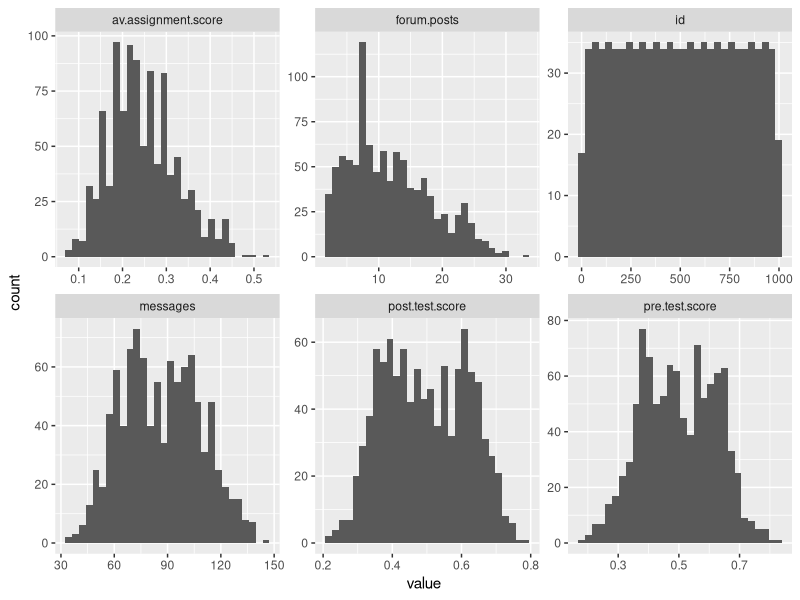
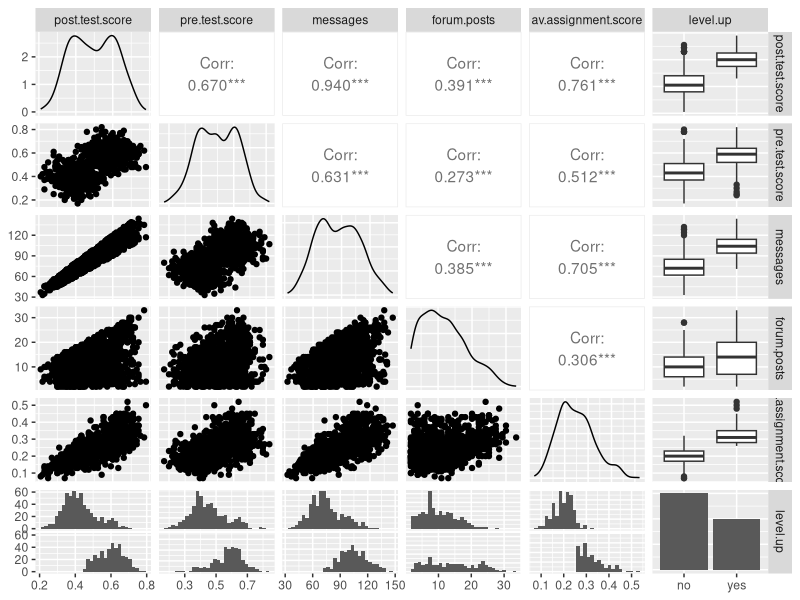
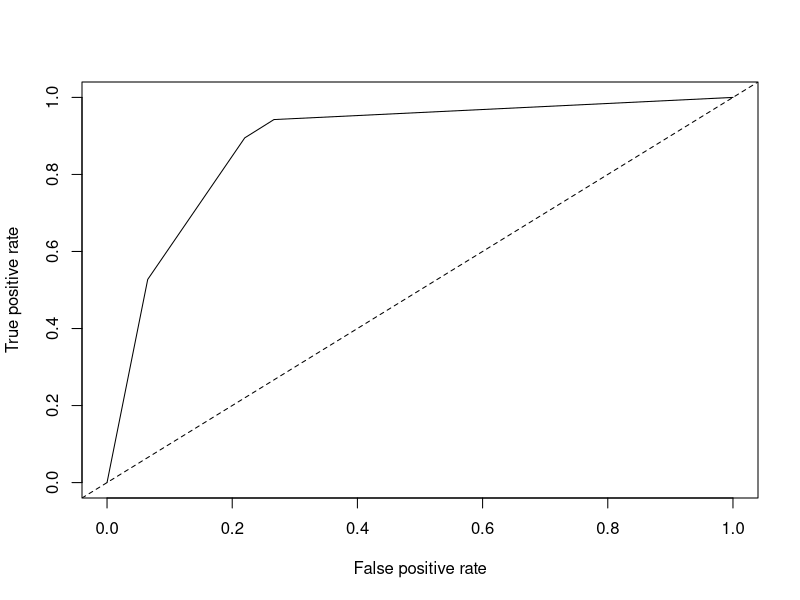
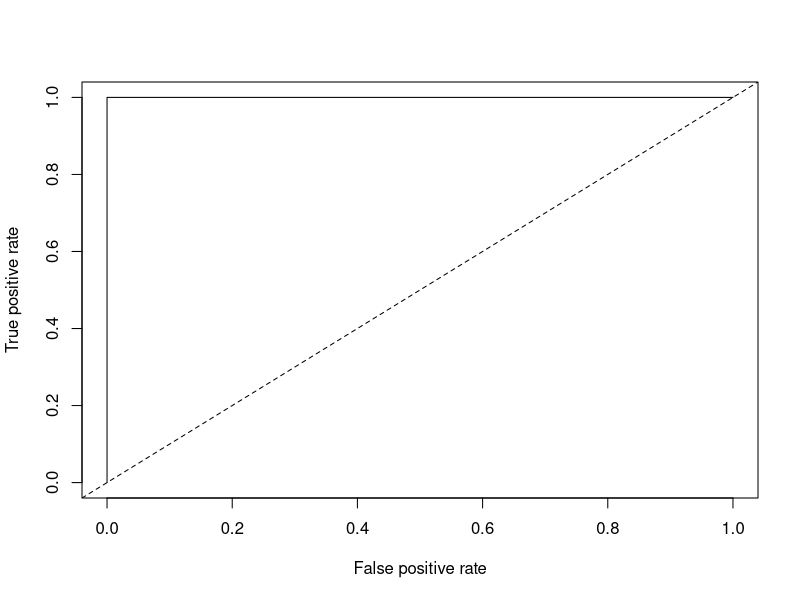

Recreate these plots in R, in order.
## ---- chunk 1
library(purrr)
library(tidyr)
library(dplyr)
library(ggplot2)
library(GGally)
library(rpart)
online_data <- read.csv("online.data.csv")
## ---- chunk 2
#Start by creating histograms of the distributions for all variables (#HINT: look up "facet" in the ggplot documentation)
online_data %>%
  keep(is.numeric) %>% 
  gather() %>% 
  ggplot(aes(value)) +
    facet_wrap(~ key, scales = "free") +
    geom_histogram()
#Then visualize the relationships between variables
ggpairs(select(online_data, -id))
#Try to capture an intution about the data and the relationships
#Messages have high correlation coeffient with post test score, which is .94. Pre and Post test score are somewhat correlated which is around .6. Pre test score, post test score and messages are alomost normal distributed. Forum post is skewed to the right. 
## ---- chunk 3
#Create a classification tree that predicts whether a student "levels up" in the online course using three variables of your choice (As we did last time, set all controls to their minimums)
ctree_1 <- rpart(level.up ~ pre.test.score + messages + forum.posts,
                        data = online_data)
#Plot and generate a CP table for your tree 
printcp(ctree_1)
#Generate a probability value that represents the probability that a student levels up based your classification tree 
ctree_2<- prune.rpart(ctree_1, cp = 0.01125)
printcp(ctree_2)
online_data$pred <- predict(ctree_1, type = "prob")[,2]#Last class we used type = "class" which predicted the classification for us, this time we are using type = "prob" to see the probability that our classififcation is based on.
## ---- chunk 4
#install.packages("ROCR")
library(ROCR)

#Plot the curve
pred.detail <- prediction(online_data$pred, online_data$level.up) 
plot(performance(pred.detail, "tpr", "fpr"))
abline(0, 1, lty = 2)

#Calculate the Area Under the Curve
unlist(slot(performance(pred.detail,"auc"), "y.values"))#Unlist liberates the AUC value from the "performance" object created by ROCR

#Now repeat this process, but using the variables you did not use for the previous model and compare the plots & results of your two models. Which one do you think was the better model? Why?
ctree_3 <- rpart(level.up ~ post.test.score + av.assignment.score,
                        data = online_data)
#Plot and generate a CP table for your tree 
printcp(ctree_3)
#Generate a probability value that represents the probability that a student levels up based your classification tree 
online_data$pred2 <- predict(ctree_3, type = "prob")[,2]
pred.detail2 <- prediction(online_data$pred2, online_data$level.up)
plot(performance(pred.detail2, "tpr", "fpr"))
abline(0, 1, lty = 2)
#Calculate the Area Under the Curve
unlist(slot(performance(pred.detail2, "auc"), "y.values"))

# The second model has a perfect ROC curve, classification accuracy and 10 fold CV error.

## ---- chunk 5
#Look at the ROC plot for your first model. Based on this plot choose a probability threshold that balances capturing the most correct predictions against false positives. Then generate a new variable in your data set that classifies each student according to your chosen threshold.
#Let's try 0.7 
#library(tidyr)
#library(dplyr)
#library(ggplot2)
#library(GGally)
#library(rpart)
#library(readr)

online_data$threshold.pred1 <- ifelse(online_data$pred >= 0.7, 1, 0)
#Now generate three diagnostics:
online_data$accuracy.model1 <-mean(ifelse(online_data$level.up == online_data$threshold.pred1, 1, 0))
online_data$truepos.model1 <- ifelse(online_data$level.up == "1" & online_data$threshold.pred1 == "1", 1, 0)
online_data$falsepos.model1 <- ifelse(online_data$level.up == "0" & online_data$threshold.pred1 == "1", 1,0)
online_data$falseneg.model1 <- ifelse(online_data$level.up == "1" & online_data$threshold.pred1 == "0", 1,0)
online_data$precision.model1 <- sum(online_data$truepos.model1)/(sum(online_data$truepos.model1) + sum(online_data$falsepos.model1))

online_data$recall.model1 <-  sum(online_data$truepos.model1)/(sum(online_data$truepos.model1) + sum(online_data$falseneg.model1))

#Finally, calculate Kappa for your model according to:

#First generate the table of comparisons
table1 <- table(online_data$level.up, online_data$threshold.pred1)

#Convert to matrix
matrix1 <- as.matrix(table1)
matrix1
#Calculate kappa
kappa(matrix1, exact = TRUE)/kappa(matrix1)

#Now choose a different threshold value and repeat these diagnostics. What conclusions can you draw about your two thresholds?
online_data$threshold.pred1 <- ifelse(online_data$pred >= 0.9, 1, 0)
#Now generate three diagnostics:
online_data$accuracy.model1 <-mean(ifelse(online_data$level.up == online_data$threshold.pred1, 1, 0))
online_data$truepos.model1 <- ifelse(online_data$level.up == "1" & online_data$threshold.pred1 == "1", 1, 0)
online_data$falsepos.model1 <- ifelse(online_data$level.up == "0" & online_data$threshold.pred1 == "1", 1,0)
online_data$falseneg.model1 <- ifelse(online_data$level.up == "1" & online_data$threshold.pred1 == "0", 1,0)
online_data$precision.model1 <- sum(online_data$truepos.model1)/(sum(online_data$truepos.model1) + sum(online_data$falsepos.model1))

online_data$recall.model1 <-  sum(online_data$truepos.model1)/(sum(online_data$truepos.model1) + sum(online_data$falseneg.model1))

#Finally, calculate Kappa for your model according to:

#First generate the table of comparisons
table2 <- table(online_data$level.up, online_data$threshold.pred1)

#Convert to matrix
matrix2 <- as.matrix(table2)
matrix2
#Calculate kappa
kappa(matrix2, exact = TRUE)/kappa(matrix2)
